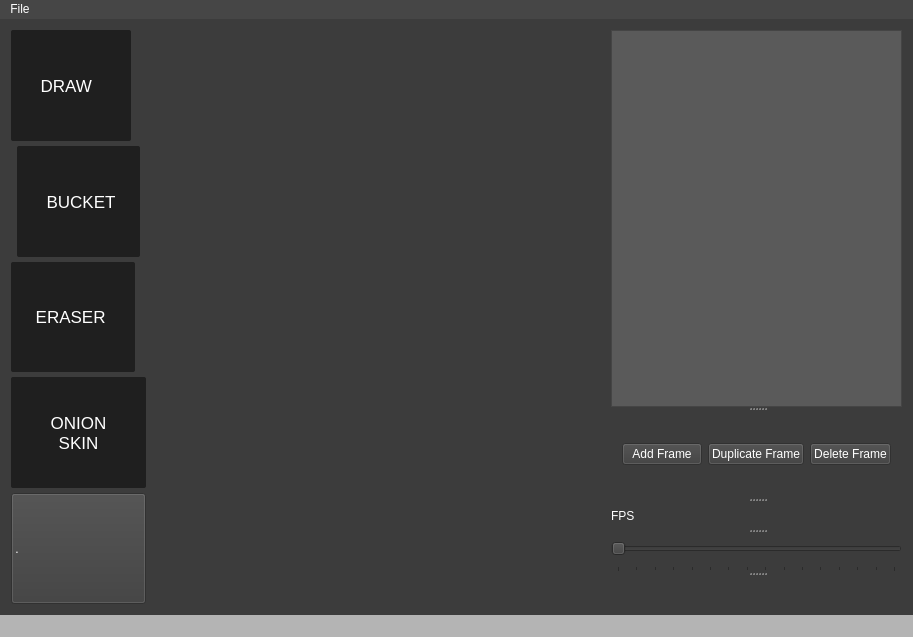
<?xml version="1.0" encoding="UTF-8"?>
<ui version="4.0">
 <class>SpriteView</class>
 <widget class="QMainWindow" name="SpriteView">
  <property name="geometry">
   <rect>
    <x>0</x>
    <y>0</y>
    <width>913</width>
    <height>637</height>
   </rect>
  </property>
  <property name="minimumSize">
   <size>
    <width>0</width>
    <height>0</height>
   </size>
  </property>
  <property name="maximumSize">
   <size>
    <width>16777215</width>
    <height>16777215</height>
   </size>
  </property>
  <property name="palette">
   <palette>
    <active>
     <colorrole role="WindowText">
      <brush brushstyle="SolidPattern">
       <color alpha="255">
        <red>255</red>
        <green>255</green>
        <blue>255</blue>
       </color>
      </brush>
     </colorrole>
     <colorrole role="Button">
      <brush brushstyle="SolidPattern">
       <color alpha="255">
        <red>180</red>
        <green>180</green>
        <blue>180</blue>
       </color>
      </brush>
     </colorrole>
     <colorrole role="Text">
      <brush brushstyle="SolidPattern">
       <color alpha="255">
        <red>255</red>
        <green>255</green>
        <blue>255</blue>
       </color>
      </brush>
     </colorrole>
     <colorrole role="ButtonText">
      <brush brushstyle="SolidPattern">
       <color alpha="255">
        <red>255</red>
        <green>255</green>
        <blue>255</blue>
       </color>
      </brush>
     </colorrole>
     <colorrole role="Base">
      <brush brushstyle="SolidPattern">
       <color alpha="255">
        <red>180</red>
        <green>180</green>
        <blue>180</blue>
       </color>
      </brush>
     </colorrole>
     <colorrole role="Window">
      <brush brushstyle="SolidPattern">
       <color alpha="255">
        <red>180</red>
        <green>180</green>
        <blue>180</blue>
       </color>
      </brush>
     </colorrole>
     <colorrole role="Highlight">
      <brush brushstyle="SolidPattern">
       <color alpha="0">
        <red>255</red>
        <green>255</green>
        <blue>255</blue>
       </color>
      </brush>
     </colorrole>
     <colorrole role="HighlightedText">
      <brush brushstyle="SolidPattern">
       <color alpha="0">
        <red>255</red>
        <green>255</green>
        <blue>255</blue>
       </color>
      </brush>
     </colorrole>
    </active>
    <inactive>
     <colorrole role="WindowText">
      <brush brushstyle="SolidPattern">
       <color alpha="255">
        <red>255</red>
        <green>255</green>
        <blue>255</blue>
       </color>
      </brush>
     </colorrole>
     <colorrole role="Button">
      <brush brushstyle="SolidPattern">
       <color alpha="255">
        <red>180</red>
        <green>180</green>
        <blue>180</blue>
       </color>
      </brush>
     </colorrole>
     <colorrole role="Text">
      <brush brushstyle="SolidPattern">
       <color alpha="255">
        <red>255</red>
        <green>255</green>
        <blue>255</blue>
       </color>
      </brush>
     </colorrole>
     <colorrole role="ButtonText">
      <brush brushstyle="SolidPattern">
       <color alpha="255">
        <red>255</red>
        <green>255</green>
        <blue>255</blue>
       </color>
      </brush>
     </colorrole>
     <colorrole role="Base">
      <brush brushstyle="SolidPattern">
       <color alpha="255">
        <red>180</red>
        <green>180</green>
        <blue>180</blue>
       </color>
      </brush>
     </colorrole>
     <colorrole role="Window">
      <brush brushstyle="SolidPattern">
       <color alpha="255">
        <red>180</red>
        <green>180</green>
        <blue>180</blue>
       </color>
      </brush>
     </colorrole>
     <colorrole role="Highlight">
      <brush brushstyle="SolidPattern">
       <color alpha="0">
        <red>255</red>
        <green>255</green>
        <blue>255</blue>
       </color>
      </brush>
     </colorrole>
     <colorrole role="HighlightedText">
      <brush brushstyle="SolidPattern">
       <color alpha="0">
        <red>255</red>
        <green>255</green>
        <blue>255</blue>
       </color>
      </brush>
     </colorrole>
    </inactive>
    <disabled>
     <colorrole role="WindowText">
      <brush brushstyle="SolidPattern">
       <color alpha="255">
        <red>255</red>
        <green>255</green>
        <blue>255</blue>
       </color>
      </brush>
     </colorrole>
     <colorrole role="Button">
      <brush brushstyle="SolidPattern">
       <color alpha="255">
        <red>180</red>
        <green>180</green>
        <blue>180</blue>
       </color>
      </brush>
     </colorrole>
     <colorrole role="Text">
      <brush brushstyle="SolidPattern">
       <color alpha="255">
        <red>255</red>
        <green>255</green>
        <blue>255</blue>
       </color>
      </brush>
     </colorrole>
     <colorrole role="ButtonText">
      <brush brushstyle="SolidPattern">
       <color alpha="255">
        <red>255</red>
        <green>255</green>
        <blue>255</blue>
       </color>
      </brush>
     </colorrole>
     <colorrole role="Base">
      <brush brushstyle="SolidPattern">
       <color alpha="255">
        <red>180</red>
        <green>180</green>
        <blue>180</blue>
       </color>
      </brush>
     </colorrole>
     <colorrole role="Window">
      <brush brushstyle="SolidPattern">
       <color alpha="255">
        <red>180</red>
        <green>180</green>
        <blue>180</blue>
       </color>
      </brush>
     </colorrole>
     <colorrole role="Highlight">
      <brush brushstyle="SolidPattern">
       <color alpha="255">
        <red>240</red>
        <green>240</green>
        <blue>240</blue>
       </color>
      </brush>
     </colorrole>
     <colorrole role="HighlightedText">
      <brush brushstyle="SolidPattern">
       <color alpha="0">
        <red>255</red>
        <green>255</green>
        <blue>255</blue>
       </color>
      </brush>
     </colorrole>
    </disabled>
   </palette>
  </property>
  <property name="windowTitle">
   <string>SpriteView</string>
  </property>
  <property name="styleSheet">
   <string notr="true">font: 8pt &quot;MS Shell Dlg 2&quot;;
color: rgb(255, 255, 255);
background-color: rgb(180, 180, 180);
</string>
  </property>
  <widget class="QWidget" name="centralWidget">
   <property name="maximumSize">
    <size>
     <width>16777215</width>
     <height>16777215</height>
    </size>
   </property>
   <property name="styleSheet">
    <string notr="true">background-color: rgb(60, 60, 60);</string>
   </property>
   <layout class="QGridLayout" name="gridLayout">
    <item row="0" column="0">
     <layout class="QGridLayout" name="gridLayout_3">
      <property name="verticalSpacing">
       <number>5</number>
      </property>
      <item row="1" column="1" alignment="Qt::AlignLeft">
       <widget class="QPushButton" name="drawButton">
        <property name="sizePolicy">
         <sizepolicy hsizetype="MinimumExpanding" vsizetype="MinimumExpanding">
          <horstretch>0</horstretch>
          <verstretch>0</verstretch>
         </sizepolicy>
        </property>
        <property name="font">
         <font>
          <family>Arial</family>
          <pointsize>-1</pointsize>
          <weight>50</weight>
          <italic>false</italic>
          <bold>false</bold>
          <underline>false</underline>
          <strikeout>false</strikeout>
         </font>
        </property>
        <property name="styleSheet">
         <string notr="true">QPushButton#drawButton:hover {
background: rgb(90, 90, 90);
text-decoration: none;
}

QPushButton#drawButton {
border-radius: 2px;
font-family: Arial;
color: #ffffff;
font-size: 17px;
background: #1f1f1f;
padding: 10px 20px 10px 20px;
text-decoration: none;
}
</string>
        </property>
        <property name="text">
         <string>  DRAW    </string>
        </property>
       </widget>
      </item>
      <item row="4" column="1" alignment="Qt::AlignLeft">
       <widget class="QPushButton" name="eraseButton">
        <property name="sizePolicy">
         <sizepolicy hsizetype="MinimumExpanding" vsizetype="MinimumExpanding">
          <horstretch>0</horstretch>
          <verstretch>0</verstretch>
         </sizepolicy>
        </property>
        <property name="styleSheet">
         <string notr="true">QPushButton#eraseButton:hover {
background: rgb(90, 90, 90);
text-decoration: none;
}

QPushButton#eraseButton {
border-radius: 2px;
font-family: Arial;
color: #ffffff;
font-size: 17px;
background: #1f1f1f;
padding: 10px 20px 10px 20px;
text-decoration: none;
}</string>
        </property>
        <property name="text">
         <string> ERASER  </string>
        </property>
       </widget>
      </item>
      <item row="2" column="1" alignment="Qt::AlignHCenter">
       <widget class="QPushButton" name="bucketButton">
        <property name="sizePolicy">
         <sizepolicy hsizetype="Expanding" vsizetype="MinimumExpanding">
          <horstretch>0</horstretch>
          <verstretch>0</verstretch>
         </sizepolicy>
        </property>
        <property name="minimumSize">
         <size>
          <width>0</width>
          <height>0</height>
         </size>
        </property>
        <property name="styleSheet">
         <string notr="true">QPushButton#bucketButton:hover {
background: rgb(90, 90, 90);
text-decoration: none;
}

QPushButton#bucketButton {
border-radius: 2px;
font-family: Arial;
color: #ffffff;
font-size: 17px;
background: #1f1f1f;
padding: 10px 20px 10px 20px;
text-decoration: none;
}
</string>
        </property>
        <property name="text">
         <string>  BUCKET </string>
        </property>
       </widget>
      </item>
      <item row="6" column="1" alignment="Qt::AlignLeft">
       <widget class="QPushButton" name="colorButton">
        <property name="enabled">
         <bool>false</bool>
        </property>
        <property name="sizePolicy">
         <sizepolicy hsizetype="MinimumExpanding" vsizetype="MinimumExpanding">
          <horstretch>0</horstretch>
          <verstretch>0</verstretch>
         </sizepolicy>
        </property>
        <property name="text">
         <string>.                                     </string>
        </property>
       </widget>
      </item>
      <item row="5" column="1">
       <widget class="QPushButton" name="onionButton">
        <property name="enabled">
         <bool>false</bool>
        </property>
        <property name="sizePolicy">
         <sizepolicy hsizetype="Minimum" vsizetype="MinimumExpanding">
          <horstretch>0</horstretch>
          <verstretch>0</verstretch>
         </sizepolicy>
        </property>
        <property name="styleSheet">
         <string notr="true">QPushButton#onionButton:hover {
background: rgb(90, 90, 90);
text-decoration: none;
}

QPushButton#onionButton {
border-radius: 2px;
font-family: Arial;
color: #ffffff;
font-size: 17px;
background: #1f1f1f;
padding: 10px 20px 10px 20px;
text-decoration: none;
}</string>
        </property>
        <property name="text">
         <string>ONION 
SKIN</string>
        </property>
       </widget>
      </item>
     </layout>
    </item>
    <item row="0" column="1">
     <layout class="QHBoxLayout" name="horizontalLayout">
      <item>
       <widget class="QTableWidget" name="tableWidget">
        <property name="sizePolicy">
         <sizepolicy hsizetype="Expanding" vsizetype="Expanding">
          <horstretch>0</horstretch>
          <verstretch>0</verstretch>
         </sizepolicy>
        </property>
        <property name="palette">
         <palette>
          <active>
           <colorrole role="WindowText">
            <brush brushstyle="SolidPattern">
             <color alpha="255">
              <red>255</red>
              <green>255</green>
              <blue>255</blue>
             </color>
            </brush>
           </colorrole>
           <colorrole role="Button">
            <brush brushstyle="SolidPattern">
             <color alpha="0">
              <red>255</red>
              <green>255</green>
              <blue>255</blue>
             </color>
            </brush>
           </colorrole>
           <colorrole role="Text">
            <brush brushstyle="SolidPattern">
             <color alpha="255">
              <red>255</red>
              <green>255</green>
              <blue>255</blue>
             </color>
            </brush>
           </colorrole>
           <colorrole role="ButtonText">
            <brush brushstyle="SolidPattern">
             <color alpha="255">
              <red>255</red>
              <green>255</green>
              <blue>255</blue>
             </color>
            </brush>
           </colorrole>
           <colorrole role="Base">
            <brush brushstyle="NoBrush">
             <color alpha="255">
              <red>0</red>
              <green>0</green>
              <blue>0</blue>
             </color>
            </brush>
           </colorrole>
           <colorrole role="Window">
            <brush brushstyle="SolidPattern">
             <color alpha="0">
              <red>255</red>
              <green>255</green>
              <blue>255</blue>
             </color>
            </brush>
           </colorrole>
           <colorrole role="Highlight">
            <brush brushstyle="SolidPattern">
             <color alpha="0">
              <red>240</red>
              <green>119</green>
              <blue>70</blue>
             </color>
            </brush>
           </colorrole>
          </active>
          <inactive>
           <colorrole role="WindowText">
            <brush brushstyle="SolidPattern">
             <color alpha="255">
              <red>255</red>
              <green>255</green>
              <blue>255</blue>
             </color>
            </brush>
           </colorrole>
           <colorrole role="Button">
            <brush brushstyle="SolidPattern">
             <color alpha="0">
              <red>255</red>
              <green>255</green>
              <blue>255</blue>
             </color>
            </brush>
           </colorrole>
           <colorrole role="Text">
            <brush brushstyle="SolidPattern">
             <color alpha="255">
              <red>255</red>
              <green>255</green>
              <blue>255</blue>
             </color>
            </brush>
           </colorrole>
           <colorrole role="ButtonText">
            <brush brushstyle="SolidPattern">
             <color alpha="255">
              <red>255</red>
              <green>255</green>
              <blue>255</blue>
             </color>
            </brush>
           </colorrole>
           <colorrole role="Base">
            <brush brushstyle="NoBrush">
             <color alpha="255">
              <red>0</red>
              <green>0</green>
              <blue>0</blue>
             </color>
            </brush>
           </colorrole>
           <colorrole role="Window">
            <brush brushstyle="SolidPattern">
             <color alpha="0">
              <red>255</red>
              <green>255</green>
              <blue>255</blue>
             </color>
            </brush>
           </colorrole>
           <colorrole role="Highlight">
            <brush brushstyle="SolidPattern">
             <color alpha="0">
              <red>240</red>
              <green>119</green>
              <blue>70</blue>
             </color>
            </brush>
           </colorrole>
          </inactive>
          <disabled>
           <colorrole role="WindowText">
            <brush brushstyle="SolidPattern">
             <color alpha="255">
              <red>255</red>
              <green>255</green>
              <blue>255</blue>
             </color>
            </brush>
           </colorrole>
           <colorrole role="Button">
            <brush brushstyle="SolidPattern">
             <color alpha="0">
              <red>255</red>
              <green>255</green>
              <blue>255</blue>
             </color>
            </brush>
           </colorrole>
           <colorrole role="Text">
            <brush brushstyle="SolidPattern">
             <color alpha="255">
              <red>255</red>
              <green>255</green>
              <blue>255</blue>
             </color>
            </brush>
           </colorrole>
           <colorrole role="ButtonText">
            <brush brushstyle="SolidPattern">
             <color alpha="255">
              <red>255</red>
              <green>255</green>
              <blue>255</blue>
             </color>
            </brush>
           </colorrole>
           <colorrole role="Base">
            <brush brushstyle="NoBrush">
             <color alpha="255">
              <red>0</red>
              <green>0</green>
              <blue>0</blue>
             </color>
            </brush>
           </colorrole>
           <colorrole role="Window">
            <brush brushstyle="SolidPattern">
             <color alpha="0">
              <red>255</red>
              <green>255</green>
              <blue>255</blue>
             </color>
            </brush>
           </colorrole>
           <colorrole role="Highlight">
            <brush brushstyle="SolidPattern">
             <color alpha="255">
              <red>240</red>
              <green>240</green>
              <blue>240</blue>
             </color>
            </brush>
           </colorrole>
          </disabled>
         </palette>
        </property>
        <property name="focusPolicy">
         <enum>Qt::NoFocus</enum>
        </property>
        <property name="autoFillBackground">
         <bool>false</bool>
        </property>
        <property name="styleSheet">
         <string notr="true">background-color: rgba(255,255,255, 0);</string>
        </property>
        <property name="editTriggers">
         <set>QAbstractItemView::NoEditTriggers</set>
        </property>
        <property name="selectionMode">
         <enum>QAbstractItemView::NoSelection</enum>
        </property>
        <property name="rowCount">
         <number>0</number>
        </property>
        <attribute name="horizontalHeaderVisible">
         <bool>false</bool>
        </attribute>
        <attribute name="horizontalHeaderCascadingSectionResizes">
         <bool>false</bool>
        </attribute>
        <attribute name="horizontalHeaderDefaultSectionSize">
         <number>15</number>
        </attribute>
        <attribute name="horizontalHeaderHighlightSections">
         <bool>false</bool>
        </attribute>
        <attribute name="horizontalHeaderMinimumSectionSize">
         <number>15</number>
        </attribute>
        <attribute name="horizontalHeaderShowSortIndicator" stdset="0">
         <bool>false</bool>
        </attribute>
        <attribute name="verticalHeaderVisible">
         <bool>false</bool>
        </attribute>
        <attribute name="verticalHeaderCascadingSectionResizes">
         <bool>false</bool>
        </attribute>
        <attribute name="verticalHeaderDefaultSectionSize">
         <number>15</number>
        </attribute>
        <attribute name="verticalHeaderHighlightSections">
         <bool>false</bool>
        </attribute>
        <attribute name="verticalHeaderMinimumSectionSize">
         <number>15</number>
        </attribute>
       </widget>
      </item>
     </layout>
    </item>
    <item row="0" column="2">
     <widget class="QSplitter" name="splitter">
      <property name="orientation">
       <enum>Qt::Vertical</enum>
      </property>
      <widget class="QTableWidget" name="framesTable">
       <property name="styleSheet">
        <string notr="true">background-color: rgb(90, 90, 90);</string>
       </property>
      </widget>
      <widget class="QWidget" name="layoutWidget">
       <layout class="QHBoxLayout" name="horizontalLayout_2">
        <item>
         <widget class="QPushButton" name="addFrameButton">
          <property name="enabled">
           <bool>false</bool>
          </property>
          <property name="text">
           <string>Add Frame</string>
          </property>
         </widget>
        </item>
        <item>
         <widget class="QPushButton" name="duplicateButton">
          <property name="enabled">
           <bool>false</bool>
          </property>
          <property name="text">
           <string>Duplicate Frame</string>
          </property>
         </widget>
        </item>
        <item>
         <widget class="QPushButton" name="deleteButton">
          <property name="enabled">
           <bool>false</bool>
          </property>
          <property name="text">
           <string>Delete Frame</string>
          </property>
         </widget>
        </item>
       </layout>
      </widget>
      <widget class="QLabel" name="fpsLabel">
       <property name="text">
        <string>FPS</string>
       </property>
      </widget>
      <widget class="QSlider" name="fpsSlider">
       <property name="enabled">
        <bool>false</bool>
       </property>
       <property name="maximum">
        <number>60</number>
       </property>
       <property name="value">
        <number>0</number>
       </property>
       <property name="orientation">
        <enum>Qt::Horizontal</enum>
       </property>
       <property name="tickPosition">
        <enum>QSlider::TicksBelow</enum>
       </property>
       <property name="tickInterval">
        <number>4</number>
       </property>
      </widget>
      <widget class="QLabel" name="previewLabel">
       <property name="sizePolicy">
        <sizepolicy hsizetype="Expanding" vsizetype="Expanding">
         <horstretch>0</horstretch>
         <verstretch>0</verstretch>
        </sizepolicy>
       </property>
       <property name="text">
        <string/>
       </property>
      </widget>
     </widget>
    </item>
   </layout>
  </widget>
  <widget class="QMenuBar" name="menuBar">
   <property name="geometry">
    <rect>
     <x>0</x>
     <y>0</y>
     <width>913</width>
     <height>19</height>
    </rect>
   </property>
   <property name="styleSheet">
    <string notr="true">background-color: rgb(70, 70,70);</string>
   </property>
   <widget class="QMenu" name="menuSprite_Editor">
    <property name="title">
     <string>File</string>
    </property>
    <addaction name="actionNew_File"/>
    <addaction name="actionOpen_File"/>
    <addaction name="actionSave_File"/>
    <addaction name="actionExport_GIF"/>
   </widget>
   <addaction name="menuSprite_Editor"/>
  </widget>
  <widget class="QStatusBar" name="statusBar"/>
  <action name="actionNew_File">
   <property name="text">
    <string>New File</string>
   </property>
  </action>
  <action name="actionOpen_File">
   <property name="text">
    <string>Open File</string>
   </property>
  </action>
  <action name="actionSave_File">
   <property name="text">
    <string>Save File</string>
   </property>
  </action>
  <action name="actionLoad_File">
   <property name="text">
    <string>Load File</string>
   </property>
  </action>
  <action name="actionExport_GIF">
   <property name="text">
    <string>Export GIF</string>
   </property>
  </action>
 </widget>
 <layoutdefault spacing="6" margin="11"/>
 <resources/>
 <connections/>
</ui>
